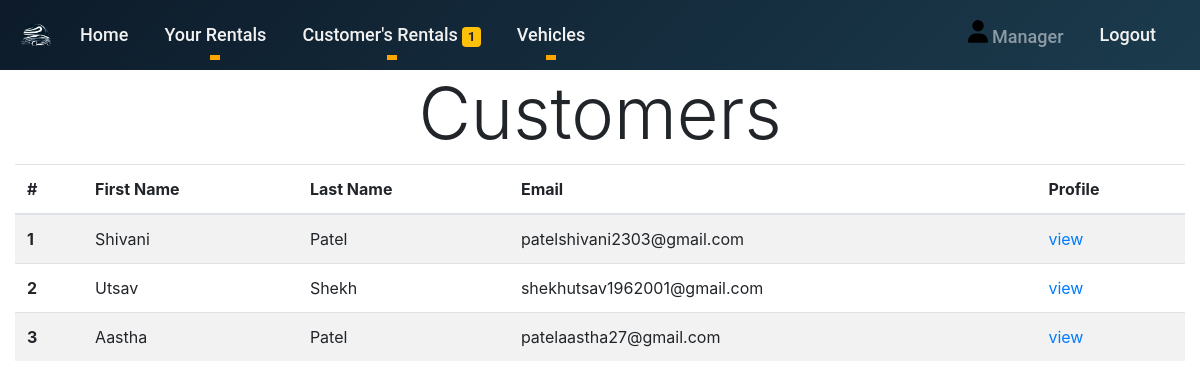
The app's page /Manager/AllCustomers/ (signed in), older data.
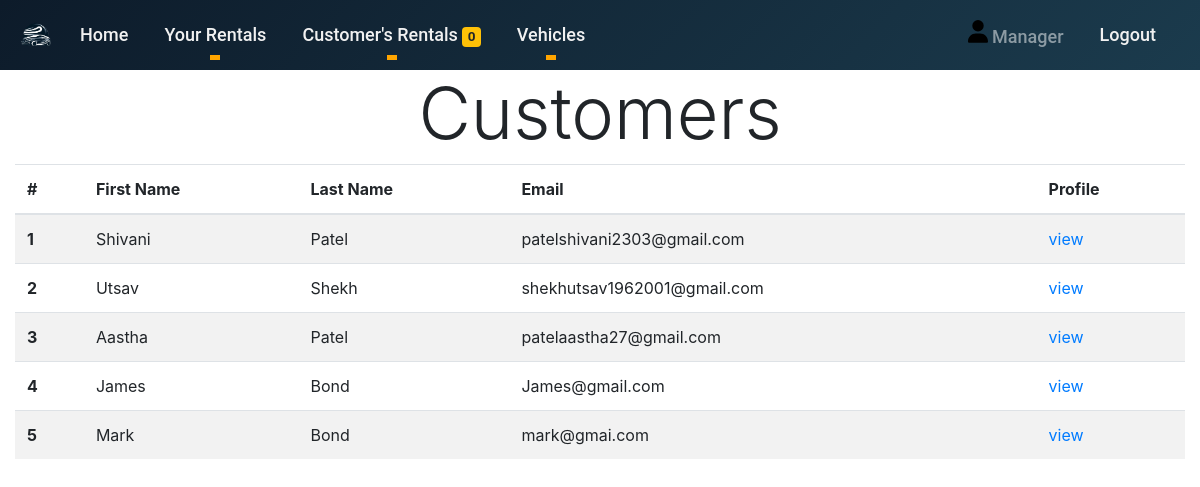
The same page, newer data.
### CustomerHome/models.py (models this page shows, shortened)
class Customer(models.Model):
    customer_id = models.AutoField
    customer_firstname = models.CharField(max_length=60)
    customer_lastname = models.CharField(max_length=60)
    customer_address = models.CharField(max_length=600)
    customer_email = models.CharField(max_length=100)
    customer_password = models.CharField(max_length=32)
    customer_dob = models.DateField()
    customer_mobileno = models.CharField(max_length=10)
    customer_gender = models.CharField(max_length=15)
    customer_license = models.ImageField(upload_to='img/Customer_License/')
    customer_city = models.CharField(max_length=30)
    customer_state = models.CharField(max_length=30)
    customer_country = models.CharField(max_length=30)
    customer_pincode = models.IntegerField()

### Manager/views.py (the view)
# urls.py: path('AllCustomers/',views.AllCustomers, name="AllCustomers"),
def AllCustomers(request):
    if('user_email' not in request.session):
        return redirect('/signin/')
    manager_email = request.session.get('user_email')
    manager = Manager.objects.get(Manager_email=manager_email)
    customer = Customer.objects.all()
    no_of_pending_request=count_pending_rent_request()
    return render(request,"Manager_All_Customers.html",{'customer':customer,'manager':manager,'no_of_pending_request':no_of_pending_request})

### Manager/views.py (called while the page is built)
def count_pending_rent_request():
    no_of_pending_request=0
    rentvehicle = RentVehicle.objects.all()
    for rv in rentvehicle:
        if rv.request_status == "Pending":
            no_of_pending_request+=1
    return no_of_pending_request

### Manager/templates/Manager_All_Customers.html (shortened to what this page needs)
{%extends 'Only_manager_navbar.html'%} {% load static %}
    {% block name %}{{manager.Manager_firstname}}{%endblock%} {% block pagecontent %}
    <h1 class="display-3" style="text-align: center;">Customers</h1>
    <table class="table table-striped">
        <thead>
            <tr>
                <th scope="col">#</th>
                <th scope="col">First Name</th>
                <th scope="col">Last Name</th>
                <th scope="col">Email</th>
                <th scope="col">Profile</th>
            </tr>
        </thead>
        <tbody>
            {% for value in customer %}
            <tr>
                <th scope="row">{{forloop.counter}}</th>
                <td>{{value.customer_firstname}}</td>
                <td>{{value.customer_lastname}}</td>
                <td>{{value.customer_email}}</td>
                <td><a href="{% url 'ManagerCustomerProfile' value.customer_email%}">view</a></td>
            </tr>
            {% endfor %}
        </tbody>
    </table>
    {% endblock pagecontent %}

### Manager/templates/include/navbar.html (shortened to what this page needs)
{% load static %}
<nav class="navbar sticky-top navbar-expand-lg navbar-dark bg-dark" style="font-size: large;" aria-label="" aria-labbelledby="">
    <a href="/Manager"><img class="navbar-brand" src="{% static 'img/Logos/icon.png' %}" height="50"></a>
    <div class="collapse navbar-collapse" id="navbarSupportedContent">
        <ul class="navbar-nav mr-auto">
            <li class="nav-item active">
                <a class="nav-link" href="/Manager" style="color: #f1f1f1;">Home</a>
            </li>
            <li class="nav-item dropdown">
                <a class="nav-link dropdown-toggle" href="#" id="navbarDropdown" style="color: #f1f1f1;" role="button" data-toggle="dropdown" aria-haspopup="true" aria-expanded="false">
                    Your Rentals
                </a>
            </li>
            <li class="nav-item dropdown">
                <a class="nav-link dropdown-toggle" href="#" id="navbarDropdown" style="color: #f1f1f1;" role="button" data-toggle="dropdown" aria-haspopup="true" aria-expanded="false">
                    Customer's Rentals <span class="badge badge-warning">{{no_of_pending_request}}</span>
                </a>
            </li>
            <li class="nav-item dropdown">
                <a class="nav-link dropdown-toggle" href="#" id="navbarDropdown" style="color: #f1f1f1;" role="button" data-toggle="dropdown" aria-haspopup="true" aria-expanded="false">
                    Vehicles
                </a>
            </li>
        </ul>
        <ul class="navbar-nav justify-content-end">
            <li class="nav-item">
                <a class="nav-link profile-link" href="/Manager/Profile" title="Your Profile">
                    <svg xmlns="http://www.w3.org/2000/svg" viewBox="0 0 448 512" height="19px;" width="20px"class="profile-icon">
                        <path d="M224 256A128 128 0 1 0 224 0a128 128 0 1 0 0 256zm-45.7 48C79.8 304 0 383.8 0 482.3C0 498.7 13.3 512 29.7 512l388.6 0c16.4 0 29.7-13.3 29.7-29.7C448 383.8 368.2 304 269.7 304l-91.4 0z"/>
                    </svg>
                    <span class="profile-name">{{ manager.Manager_firstname }}{% block name %}{% endblock %}</span>
                </a>
            </li>
        </ul>
        <ul class="navbar-nav justify-content-end">
            <li class="nav-item">
                <a class="nav-link" href="/Logout" style="color: #f1f1f1;">Logout</a>
            </li>
        </ul>
    </div>
</nav>

Row changes from the older to the newer data that the page shows:
added Customer: customer_firstname "James", customer_lastname "Bond", customer_email "James@gmail.com"
added Customer: customer_firstname "Mark", customer_lastname "Bond", customer_email "mark@gmai.com"
Text that changed along with them:
{{ no_of_pending_request }}: "1" → "0"
